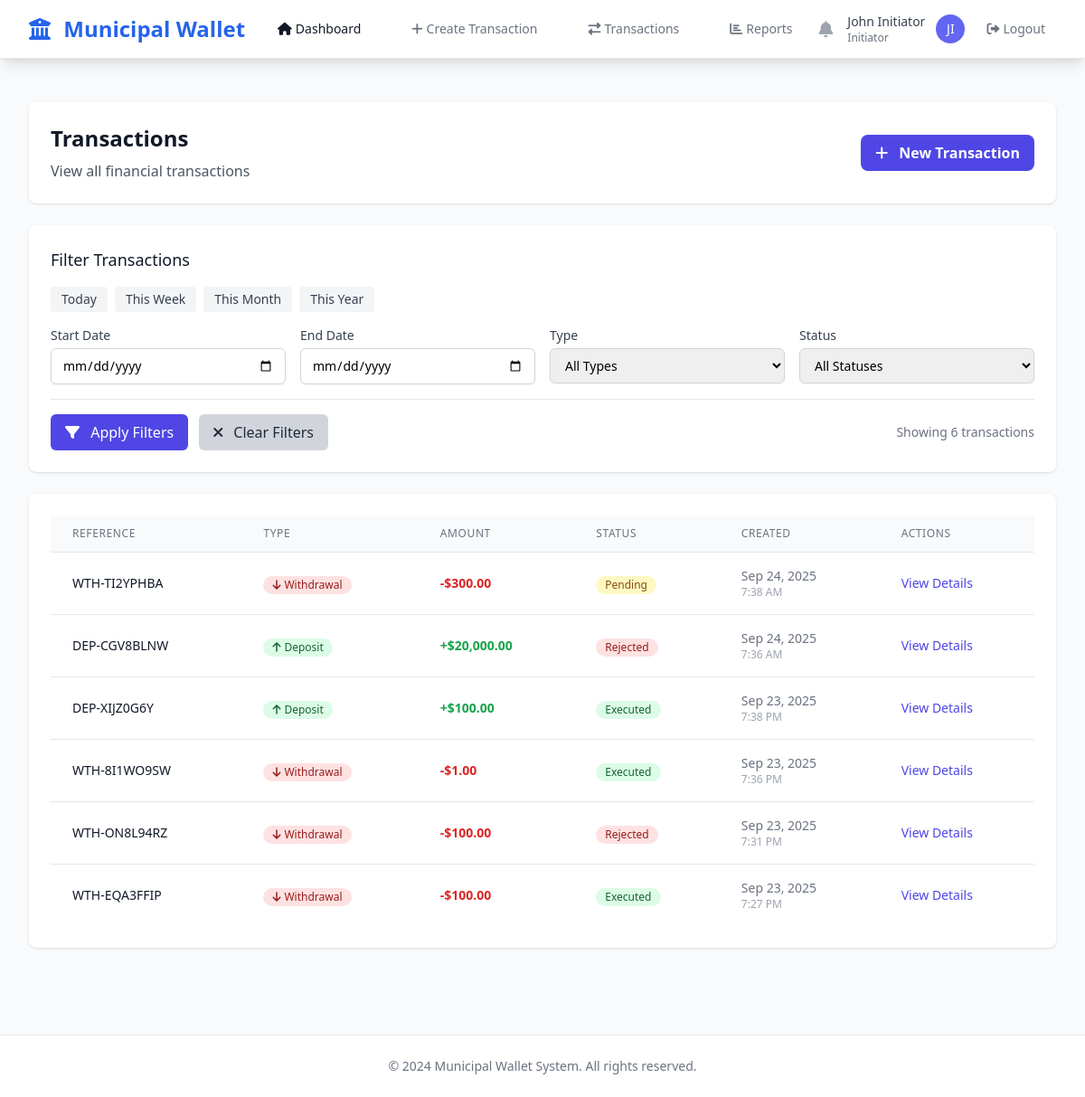
Page /transactions/ (signed in) on the earlier database version.
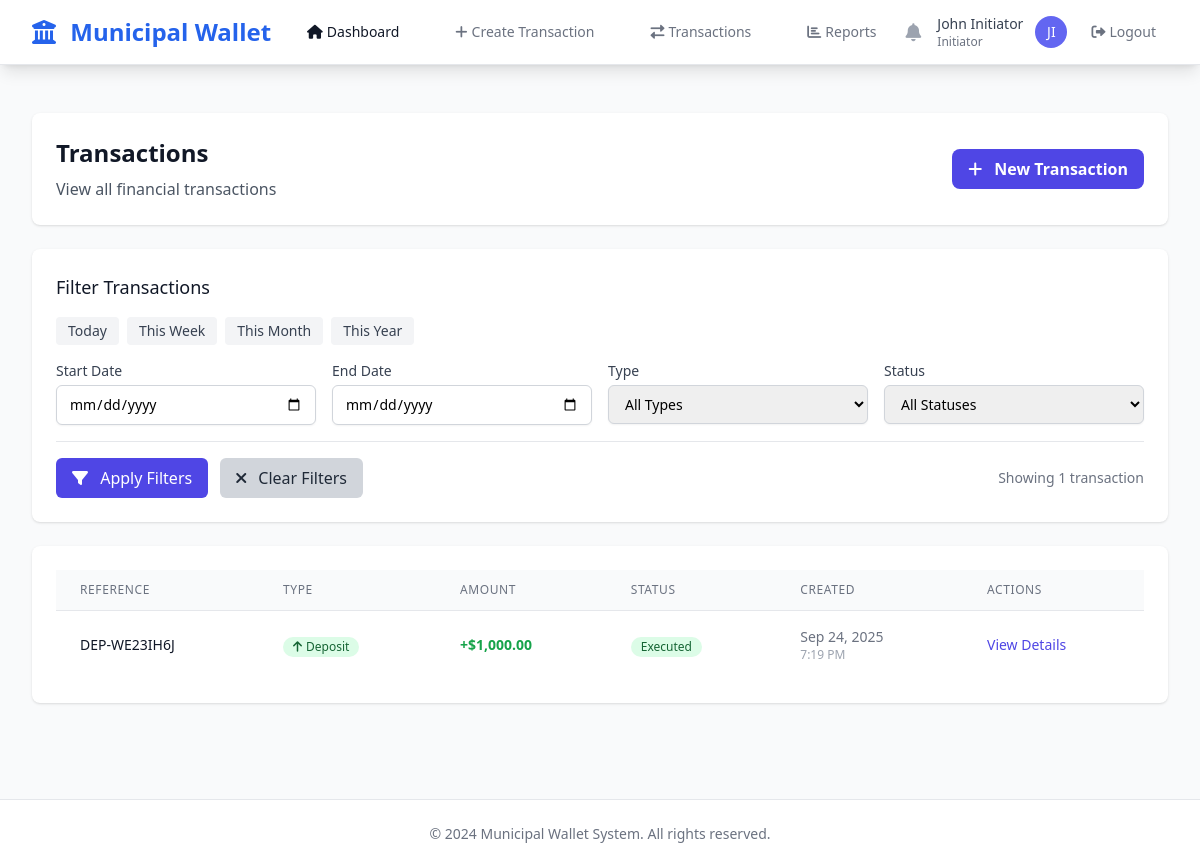
Same page on the later database version.
### apps/transactions/models.py (models this page shows, shortened)
class Transaction(models.Model):
    TRANSACTION_TYPE_CHOICES = [
        ('DEPOSIT', 'Deposit'),
        ('WITHDRAWAL', 'Withdrawal'),
    ]
    STATUS_CHOICES = [
        ('PENDING', 'Pending'),
        ('APPROVED', 'Approved'),
        ('REJECTED', 'Rejected'),
        ('EXECUTED', 'Executed'),
        ('CANCELLED', 'Cancelled'),
    ]
    id = models.UUIDField(primary_key=True, default=uuid.uuid4, editable=False)
    account = models.ForeignKey('cities.Account', on_delete=models.CASCADE, related_name='transactions')
    city = models.ForeignKey('cities.City', on_delete=models.CASCADE, related_name='transactions')
    created_by = models.ForeignKey('accounts.User', on_delete=models.CASCADE, related_name='created_transactions')
    type = models.CharField(max_length=10, choices=TRANSACTION_TYPE_CHOICES)
    amount = models.DecimalField(max_digits=15, decimal_places=2, validators=[MinValueValidator(0.01)])
    description = models.TextField()
    status = models.CharField(max_length=10, choices=STATUS_CHOICES, default='PENDING')
    reference = models.CharField(max_length=50, unique=True, blank=True)
    depositor_name = models.CharField(max_length=255, blank=True, null=True, help_text="Name of the person making the deposit")
    depositor_phone = models.CharField(max_length=20, blank=True, null=True, help_text="Phone number of the depositor")
    metadata = models.JSONField(default=dict, blank=True)
    created_at = models.DateTimeField(auto_now_add=True)
    updated_at = models.DateTimeField(auto_now=True)
    executed_at = models.DateTimeField(null=True, blank=True)
    class Meta:
        db_table = 'transactions'
        verbose_name = 'Transaction'
        verbose_name_plural = 'Transactions'
        ordering = ['-created_at']

### apps/dashboard/views.py (the view)
# urls.py: path('transactions/', views.transactions_list_view, name='transactions_list'),
@login_required
def transactions_list_view(request):
    from django.db.models import Q
    from datetime import datetime, date
    transactions = get_user_visible_transactions(request.user).select_related('account', 'city', 'created_by').order_by('-created_at')
    start_date = request.GET.get('start_date')
    end_date = request.GET.get('end_date')
    transaction_type = request.GET.get('type')
    status = request.GET.get('status')
    if start_date:
        try:
            start_date_obj = datetime.strptime(start_date, '%Y-%m-%d').date()
            transactions = transactions.filter(created_at__date__gte=start_date_obj)
        except ValueError:
            pass  # Invalid date format, ignore filter
    if end_date:
        try:
            end_date_obj = datetime.strptime(end_date, '%Y-%m-%d').date()
            transactions = transactions.filter(created_at__date__lte=end_date_obj)
        except ValueError:
            pass  # Invalid date format, ignore filter
    if transaction_type and transaction_type in ['DEPOSIT', 'WITHDRAWAL']:
        transactions = transactions.filter(type=transaction_type)
    if status and status in ['PENDING', 'APPROVED', 'EXECUTED', 'REJECTED', 'CANCELLED']:
        transactions = transactions.filter(status=status)
    filter_values = {
        'start_date': start_date,
        'end_date': end_date,
        'type': transaction_type,
        'status': status,
    }
    context = {
        'transactions': transactions,
        'user_role': request.user.role,
        'filter_values': filter_values,
    }
    return render(request, 'transactions/transactions_list.html', context)

### apps/accounts/models.py (called while the page is built)
    @property
    def full_name(self):
        return f"{self.first_name} {self.last_name}"

    def can_create_requests(self):
        return self.role == 'INITIATOR'

    def can_approve_requests(self):
        return self.role in ['APPROVER_1', 'APPROVER_2', 'APPROVER_3', 'APPROVER_4', 'APPROVER_5']

### apps/transactions/utils.py (called while the page is built)
def get_user_visible_transactions(user, base_queryset=None):
    from .models import Transaction
    if base_queryset is None:
        base_queryset = Transaction.objects.all()
    if not (user.is_superuser or user.is_staff) and hasattr(user, 'city') and user.city:
        base_queryset = base_queryset.filter(city=user.city)
    if user.can_create_requests():
        return base_queryset.filter(created_by=user)
    elif user.can_approve_requests():
        from apps.approvals.models import RequestApproval
        assigned_transaction_ids = RequestApproval.objects.filter(
            approver=user
        ).values_list('transaction_id', flat=True)
        return base_queryset.filter(id__in=assigned_transaction_ids)
    elif user.is_superuser or user.is_staff:
        return base_queryset
    else:
        return base_queryset.none()

### templates/transactions/transactions_list.html (shortened to what the changed rows need)
{% extends 'base.html' %}
{% load humanize %}
{% block content %}
<div class="px-4 py-6 sm:px-0">
    <div class="bg-white overflow-hidden shadow rounded-lg mb-6">
        <div class="px-4 py-5 sm:p-6">
            <div class="flex justify-between items-center">
                <div>
                    <h1 class="text-2xl font-bold text-gray-900 mb-2">Transactions</h1>
                </div>
            </div>
        </div>
    </div>
    <div class="bg-white shadow rounded-lg mb-6">
        <div class="px-4 py-5 sm:p-6">
            <form method="get" id="filter-form" class="space-y-4">
                <div class="flex justify-between items-center pt-4 border-t border-gray-200">
                    <div class="flex space-x-3">
                        <button type="submit"
                                class="bg-indigo-600 hover:bg-indigo-700 text-white font-medium py-2 px-4 rounded-md transition duration-150 ease-in-out">
                        </button>
                        <a href="{% url 'transactions_list' %}"
                           class="bg-gray-300 hover:bg-gray-400 text-gray-800 font-medium py-2 px-4 rounded-md transition duration-150 ease-in-out">
                        </a>
                    </div>
                    <div class="text-sm text-gray-500">
                        {% if transactions %}
                            Showing {{ transactions|length }} transaction{{ transactions|length|pluralize }}
                        {% else %}
                            No transactions found
                        {% endif %}
                    </div>
                </div>
            </form>
        </div>
    </div>
    <div class="bg-white shadow rounded-lg">
        <div class="px-4 py-5 sm:p-6">
            <div class="overflow-hidden">
                <table class="min-w-full divide-y divide-gray-200">
                    <thead class="bg-gray-50">
                        <tr>
                            <th class="px-6 py-3 text-left text-xs font-medium text-gray-500 uppercase tracking-wider">Reference</th>
                            <th class="px-6 py-3 text-left text-xs font-medium text-gray-500 uppercase tracking-wider">Type</th>
                            <th class="px-6 py-3 text-left text-xs font-medium text-gray-500 uppercase tracking-wider">Amount</th>
                            <th class="px-6 py-3 text-left text-xs font-medium text-gray-500 uppercase tracking-wider">Status</th>
                            <th class="px-6 py-3 text-left text-xs font-medium text-gray-500 uppercase tracking-wider">Created</th>
                            <th class="px-6 py-3 text-left text-xs font-medium text-gray-500 uppercase tracking-wider">Actions</th>
                        </tr>
                    </thead>
                    <tbody class="bg-white divide-y divide-gray-200">
                        {% for transaction in transactions %}
                        <tr class="hover:bg-gray-50">
                            <td class="px-6 py-4 whitespace-nowrap text-sm font-medium text-gray-900">
                                {{ transaction.reference }}
                            </td>
                            <td class="px-6 py-4 whitespace-nowrap">
                                {% if transaction.type == 'DEPOSIT' %}
                                    <span class="inline-flex items-center px-2.5 py-0.5 rounded-full text-xs font-medium bg-green-100 text-green-800">
                                        <i class="fas fa-arrow-up mr-1"></i>
                                        Deposit
                                    </span>
                                {% else %}
                                    <span class="inline-flex items-center px-2.5 py-0.5 rounded-full text-xs font-medium bg-red-100 text-red-800">
                                        <i class="fas fa-arrow-down mr-1"></i>
                                        Withdrawal
                                    </span>
                                {% endif %}
                            </td>
                            <td class="px-6 py-4 whitespace-nowrap text-sm text-gray-900">
                                {% if transaction.type == 'DEPOSIT' %}
                                    <span class="text-green-600 font-semibold">+${{ transaction.amount|floatformat:2|intcomma }}</span>
                                {% else %}
                                    <span class="text-red-600 font-semibold">-${{ transaction.amount|floatformat:2|intcomma }}</span>
                                {% endif %}
                            </td>
                            <td class="px-6 py-4 whitespace-nowrap">
                                {% if transaction.status == 'PENDING' %}
                                    <span class="inline-flex items-center px-2.5 py-0.5 rounded-full text-xs font-medium bg-yellow-100 text-yellow-800">
                                        Pending
                                    </span>
                                {% elif transaction.status == 'APPROVED' %}
                                    <span class="inline-flex items-center px-2.5 py-0.5 rounded-full text-xs font-medium bg-blue-100 text-blue-800">
                                        Approved
                                    </span>
                                {% elif transaction.status == 'EXECUTED' %}
                                    <span class="inline-flex items-center px-2.5 py-0.5 rounded-full text-xs font-medium bg-green-100 text-green-800">
                                        Executed
                                    </span>
                                {% elif transaction.status == 'REJECTED' %}
                                    <span class="inline-flex items-center px-2.5 py-0.5 rounded-full text-xs font-medium bg-red-100 text-red-800">
                                        Rejected
                                    </span>
                                {% elif transaction.status == 'CANCELLED' %}
                                    <span class="inline-flex items-center px-2.5 py-0.5 rounded-full text-xs font-medium bg-gray-100 text-gray-800">
                                        Cancelled
                                    </span>
                                {% endif %}
                            </td>
                            <td class="px-6 py-4 whitespace-nowrap text-sm text-gray-500">
                                <div>{{ transaction.created_at|date:"M d, Y" }}</div>
                                <div class="text-xs text-gray-400">{{ transaction.created_at|time:"g:i A" }}</div>
                            </td>
                            <td class="px-6 py-4 whitespace-nowrap text-sm font-medium">
                                <a href="{% url 'transaction_detail' transaction.id %}" class="text-indigo-600 hover:text-indigo-900">
                                    View Details
                                </a>
                            </td>
                        </tr>
                        {% endfor %}
                    </tbody>
                </table>
            </div>
        </div>
    </div>
</div>
{% endblock %}

Differences in the rows shown:
removed Transaction: type "WITHDRAWAL" (drawn), status "Pending"
removed Transaction: type "DEPOSIT" (drawn), status "Rejected"
removed Transaction: type "DEPOSIT" (drawn), status "Executed"
removed Transaction: type "WITHDRAWAL" (drawn), status "Executed"
removed Transaction: type "WITHDRAWAL" (drawn), status "Rejected"
removed Transaction: type "WITHDRAWAL" (drawn), status "Executed"
added Transaction: type "DEPOSIT" (drawn), status "Executed"
Other differences:
{{ transactions|length }}: "6" → "1"
